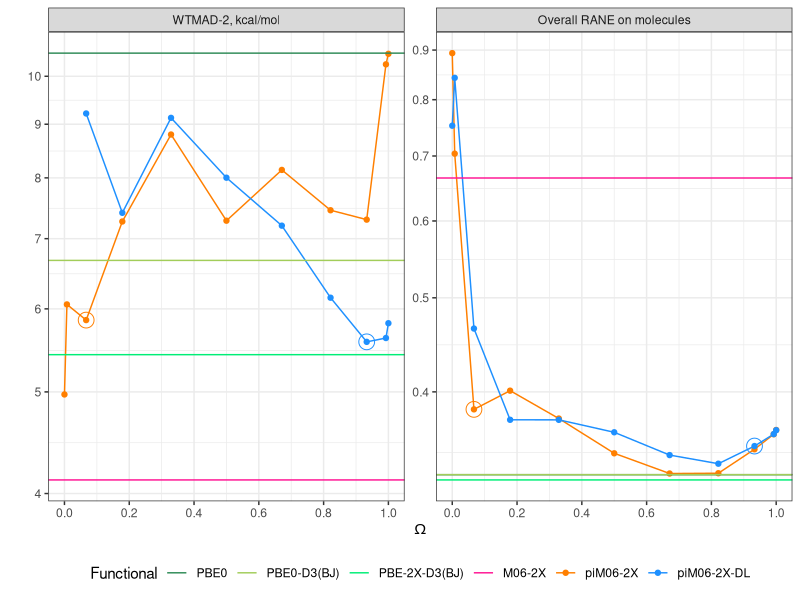

R code for this plot:
#!/usr/bin/env Rscript

library(dplyr)
library(ggplot2)
library(reshape2)

data <- read.csv("data.csv", header=T, sep=";") %>%
  melt(id.vars=c("isLine","Xval", "Name", "size")) %>%
  mutate(variable = factor(variable, levels=c("diet30","Mol_den")),
         Func = factor(Name, levels=c("PBE0","PBE0-D3(BJ)","PBE-2X","M06-2X","piM06-2X","piM06-2X-DL")))
p <- data %>%
  arrange(Name) %>%
  filter(isLine == 0) %>%
  ggplot(aes(x=Xval,y=value, color=Name)) +
    geom_line() +
    geom_point() +
    geom_point(data = data %>% filter(size==5), size=5, shape=1, show_guide=F) +
    geom_hline(data = data %>% filter(isLine == 1), aes(yintercept = value, color=Name)) +
    coord_cartesian(xlim=c(0,1)) +
    scale_y_log10("", breaks=c(seq(0.0,1.0,0.1),seq(1,10,1))) +
    scale_x_continuous(expression(Omega), breaks=seq(0,1,0.2)) +
    facet_wrap(~variable, scales="free", labeller=as_labeller(c("Mol_den" = "Overall RANE on molecules", "diet30" = "WTMAD-2, kcal/mol"))) +
    scale_color_manual("Functional", values=c("seagreen","darkolivegreen3","springgreen2","deeppink","darkorange1","dodgerblue"),
                                     breaks=c("PBE0","PBE0-D3(BJ)","PBE-2X","M06-2X","piM06-2X","piM06-2X-DL"),
                                     labels=c("PBE0","PBE0-D3(BJ)","PBE-2X-D3(BJ)","M06-2X","piM06-2X","piM06-2X-DL")) +
    theme_bw() +
    theme(legend.position="bottom") +
    guides(colour = guide_legend(nrow = 1), size="none", shape="none")

ggsave("Fig1.png", p, units="cm", width=18, height=10, dpi=1000)
